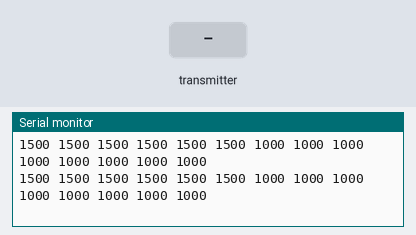
This sketch was run on a simulated ESP32. Shown: the last lines printed to the serial monitor. Inputs (shaded band) come from the test bench.

Above: at 1.2 s.
1.3 s: the transmitter starts sending readChannel.0 = 1000
At 2.4 s:
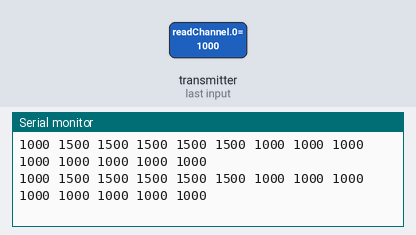
4.3 s: the transmitter starts sending readChannel.1 = 1000
At 4.9 s:
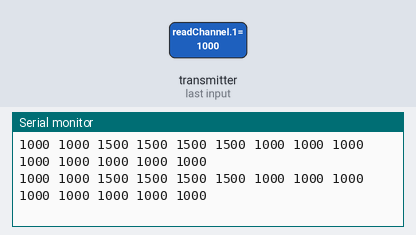
5.8 s: the transmitter starts sending readChannel.2 = 1000
At 6.5 s:
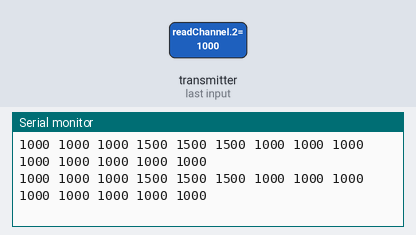
7.3 s: the transmitter starts sending readChannel.3 = 1000
At 8.1 s:
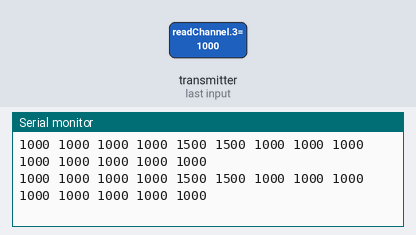
8.8 s: the transmitter starts sending readChannel.4 = 1000
At 9.9 s:
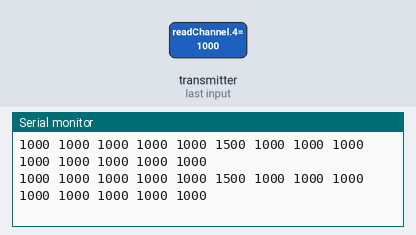
10.3 s: the transmitter starts sending readChannel.5 = 1000
At 11.2 s:
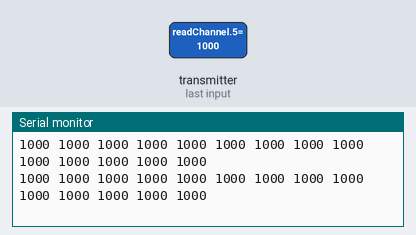

Measured:
- after the input at 1.3 s, the serial monitor: prints a new line at once (image 1)
- after the input at 4.3 s, the serial monitor: prints a new line at once (image 2)
- after the input at 5.8 s, the serial monitor: prints a new line at once (image 3)
- after the input at 7.3 s, the serial monitor: prints a new line at once (image 4)
- after the input at 8.8 s, the serial monitor: prints a new line at once (image 5)
- after the input at 10.3 s, the serial monitor: prints a new line at once (image 6)

The sketch:

main.ino
```cpp
#include <IBusBM.h>

/*
  From https://github.com/bmellink/IBusBM

  Monitor iBUS signals and show output on the serial monitor usingfor receivers with 2 ibus pins

  On the TGY-IA6B there are 2 ibus pins: one for the servos (only output) and one for the sensors/telemetry
  This example uses a serial port for each ibus line

  Requires Arduino board with multiple UARTs (such as ATMEGA 2560 and ESP32)
  - serial0 - monitor output (debug output to PC)
  - serial1 - connected to the servo ibus pin from the receiver
  - serial2 - connected to the sensor/telemetry ibus pin from the receiver

  Hardware connections to setup/test:
  1. Only connect the serial1 (RX1) pin to the ibus servo pin --> you should see the servo values on screen
  2. As 1 and also connect the serial2 (RX2) pin to the ibus sensor/telemetry pin
     --> you should see the polling counter change (the variable IBus.cnt_poll will increment every 7ms,
     but the sensor data will not be sent back to your transmitter)
  3. As 1+2 and also connect the serial2 (TX2) pin to the RX2/ibus connection from step 2 using an 1.2k Ohm
     resitor or diode (1N4148 or similar with cathode=white ring of the diode at the side of TX2)
     --> dummy sensor data should be sent back to the receiver (cnt_sensor also changes value)

  sensor types defined in IBusBM.h:

  #define IBUSS_INTV 0 // Internal voltage (in 0.01)
  #define IBUSS_TEMP 1 // Temperature (in 0.1 degrees, where 0=-40'C)
  #define IBUSS_RPM  2 // RPM
  #define IBUSS_EXTV 3 // External voltage (in 0.1V)

*/

IBusBM IBusServo;
IBusBM IBusSensor;

void setup() {
  // initialize serial port for debug
  Serial.begin(115200);

  // iBUS setup
  IBusServo.begin(Serial1);
  Serial.println("Start iBUS monitor");
}

void loop() {
  // show first 14 channels
  for (int i=0; i<14 ; i++) {
    Serial.print(IBusServo.readChannel(i));
    Serial.print(" ");
  }
  Serial.println();

  delay(10);
}
```
